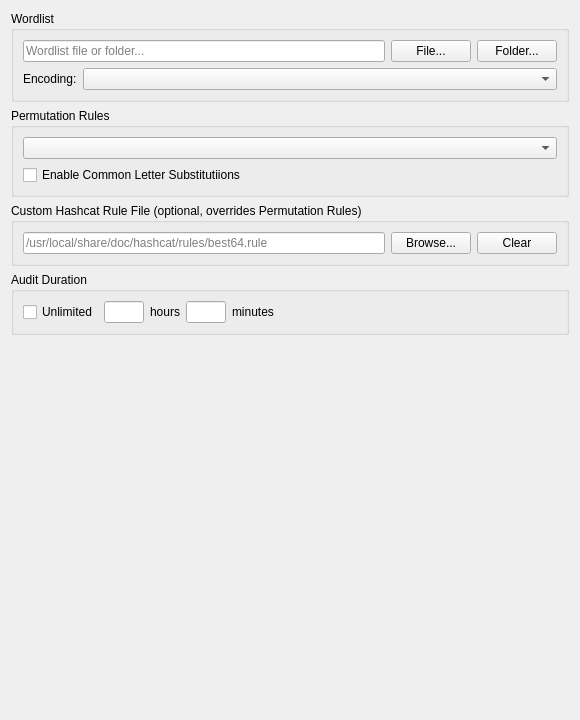
<?xml version="1.0" encoding="UTF-8"?>
<ui version="4.0">
 <class>TechniqueDictionaryConfig</class>
 <widget class="QWidget" name="TechniqueDictionaryConfig">
  <property name="geometry">
   <rect>
    <x>0</x>
    <y>0</y>
    <width>580</width>
    <height>720</height>
   </rect>
  </property>
  <property name="windowTitle">
   <string>Form</string>
  </property>
  <layout class="QGridLayout" name="gridLayout">
   <item row="0" column="0">
    <widget class="QGroupBox" name="groupBox">
     <property name="sizePolicy">
      <sizepolicy hsizetype="Expanding" vsizetype="Preferred">
       <horstretch>0</horstretch>
       <verstretch>0</verstretch>
      </sizepolicy>
     </property>
     <property name="title">
      <string>Wordlist</string>
     </property>
     <layout class="QVBoxLayout" name="verticalLayout_13">
      <item>
       <layout class="QHBoxLayout" name="horizontalLayout">
        <property name="spacing">
         <number>6</number>
        </property>
        <item>
         <widget class="QLineEdit" name="wordListEdit">
          <property name="sizePolicy">
           <sizepolicy hsizetype="Expanding" vsizetype="Fixed">
            <horstretch>0</horstretch>
            <verstretch>0</verstretch>
           </sizepolicy>
          </property>
          <property name="minimumSize">
           <size>
            <width>256</width>
            <height>0</height>
           </size>
          </property>
          <property name="inputMethodHints">
           <set>Qt::ImhNone</set>
          </property>
          <property name="placeholderText">
           <string>Wordlist file or folder...</string>
          </property>
         </widget>
        </item>
        <item>
         <widget class="QPushButton" name="browseWordlistButton">
          <property name="sizePolicy">
           <sizepolicy hsizetype="Fixed" vsizetype="Fixed">
            <horstretch>0</horstretch>
            <verstretch>0</verstretch>
           </sizepolicy>
          </property>
          <property name="minimumSize">
           <size>
            <width>80</width>
            <height>0</height>
           </size>
          </property>
          <property name="text">
           <string>File...</string>
          </property>
         </widget>
        </item>
        <item>
         <widget class="QPushButton" name="browseFolderButton">
          <property name="sizePolicy">
           <sizepolicy hsizetype="Fixed" vsizetype="Fixed">
            <horstretch>0</horstretch>
            <verstretch>0</verstretch>
           </sizepolicy>
          </property>
          <property name="minimumSize">
           <size>
            <width>80</width>
            <height>0</height>
           </size>
          </property>
          <property name="text">
           <string>Folder...</string>
          </property>
         </widget>
        </item>
       </layout>
      </item>
      <item>
       <layout class="QHBoxLayout" name="horizontalLayout_2">
        <property name="spacing">
         <number>6</number>
        </property>
        <item>
         <widget class="QLabel" name="label_4">
          <property name="text">
           <string>Encoding:</string>
          </property>
         </widget>
        </item>
        <item>
         <widget class="QComboBox" name="encodingCombo">
          <property name="sizePolicy">
           <sizepolicy hsizetype="Expanding" vsizetype="Fixed">
            <horstretch>0</horstretch>
            <verstretch>0</verstretch>
           </sizepolicy>
          </property>
         </widget>
        </item>
       </layout>
      </item>
     </layout>
    </widget>
   </item>
   <item row="1" column="0">
    <widget class="QGroupBox" name="groupBox_2">
     <property name="sizePolicy">
      <sizepolicy hsizetype="Expanding" vsizetype="Preferred">
       <horstretch>0</horstretch>
       <verstretch>0</verstretch>
      </sizepolicy>
     </property>
     <property name="title">
      <string>Permutation Rules</string>
     </property>
     <layout class="QVBoxLayout" name="verticalLayout_14">
      <item>
       <widget class="QComboBox" name="permutationRulesCombo">
        <property name="sizePolicy">
         <sizepolicy hsizetype="Expanding" vsizetype="Fixed">
          <horstretch>0</horstretch>
          <verstretch>0</verstretch>
         </sizepolicy>
        </property>
       </widget>
      </item>
      <item>
       <widget class="QCheckBox" name="enableCommonLetterSubstitutions">
        <property name="text">
         <string>Enable Common Letter Substitutiions</string>
        </property>
       </widget>
      </item>
     </layout>
    </widget>
   </item>
   <item row="2" column="0">
    <widget class="QGroupBox" name="groupBox_customrule">
     <property name="sizePolicy">
      <sizepolicy hsizetype="Expanding" vsizetype="Preferred">
       <horstretch>0</horstretch>
       <verstretch>0</verstretch>
      </sizepolicy>
     </property>
     <property name="title">
      <string>Custom Hashcat Rule File (optional, overrides Permutation Rules)</string>
     </property>
     <layout class="QVBoxLayout" name="verticalLayout_customrule">
      <item>
       <layout class="QHBoxLayout" name="horizontalLayout_customrule">
        <item>
         <widget class="QLineEdit" name="customRuleEdit">
          <property name="sizePolicy">
           <sizepolicy hsizetype="Expanding" vsizetype="Fixed">
            <horstretch>0</horstretch>
            <verstretch>0</verstretch>
           </sizepolicy>
          </property>
          <property name="placeholderText">
           <string>/usr/local/share/doc/hashcat/rules/best64.rule</string>
          </property>
         </widget>
        </item>
        <item>
         <widget class="QPushButton" name="browseCustomRuleButton">
          <property name="sizePolicy">
           <sizepolicy hsizetype="Fixed" vsizetype="Fixed">
            <horstretch>0</horstretch>
            <verstretch>0</verstretch>
           </sizepolicy>
          </property>
          <property name="minimumSize">
           <size>
            <width>80</width>
            <height>0</height>
           </size>
          </property>
          <property name="text">
           <string>Browse...</string>
          </property>
         </widget>
        </item>
        <item>
         <widget class="QPushButton" name="clearCustomRuleButton">
          <property name="sizePolicy">
           <sizepolicy hsizetype="Fixed" vsizetype="Fixed">
            <horstretch>0</horstretch>
            <verstretch>0</verstretch>
           </sizepolicy>
          </property>
          <property name="minimumSize">
           <size>
            <width>60</width>
            <height>0</height>
           </size>
          </property>
          <property name="text">
           <string>Clear</string>
          </property>
         </widget>
        </item>
       </layout>
      </item>
     </layout>
    </widget>
   </item>
   <item row="3" column="0">
    <widget class="QGroupBox" name="groupBox_7">
     <property name="sizePolicy">
      <sizepolicy hsizetype="Expanding" vsizetype="Preferred">
       <horstretch>0</horstretch>
       <verstretch>0</verstretch>
      </sizepolicy>
     </property>
     <property name="title">
      <string>Audit Duration</string>
     </property>
     <layout class="QVBoxLayout" name="verticalLayout_15">
      <item>
       <layout class="QHBoxLayout" name="horizontalLayout_3">
        <item>
         <widget class="QCheckBox" name="unlimitedCheckBox">
          <property name="text">
           <string>Unlimited</string>
          </property>
         </widget>
        </item>
        <item>
         <widget class="QLineEdit" name="durationHoursText">
          <property name="maximumSize">
           <size>
            <width>40</width>
            <height>16777215</height>
           </size>
          </property>
         </widget>
        </item>
        <item>
         <widget class="QLabel" name="label_5">
          <property name="text">
           <string>hours</string>
          </property>
         </widget>
        </item>
        <item>
         <widget class="QLineEdit" name="durationMinutesText">
          <property name="maximumSize">
           <size>
            <width>40</width>
            <height>16777215</height>
           </size>
          </property>
         </widget>
        </item>
        <item>
         <widget class="QLabel" name="label_7">
          <property name="text">
           <string>minutes</string>
          </property>
         </widget>
        </item>
        <item>
         <spacer name="horizontalSpacer_2">
          <property name="orientation">
           <enum>Qt::Horizontal</enum>
          </property>
          <property name="sizeHint" stdset="0">
           <size>
            <width>40</width>
            <height>20</height>
           </size>
          </property>
         </spacer>
        </item>
       </layout>
      </item>
     </layout>
    </widget>
   </item>
   <item row="4" column="0">
    <spacer name="verticalSpacer">
     <property name="orientation">
      <enum>Qt::Vertical</enum>
     </property>
     <property name="sizeHint" stdset="0">
      <size>
       <width>20</width>
       <height>40</height>
      </size>
     </property>
    </spacer>
   </item>
  </layout>
 </widget>
 <resources/>
 <connections/>
</ui>
